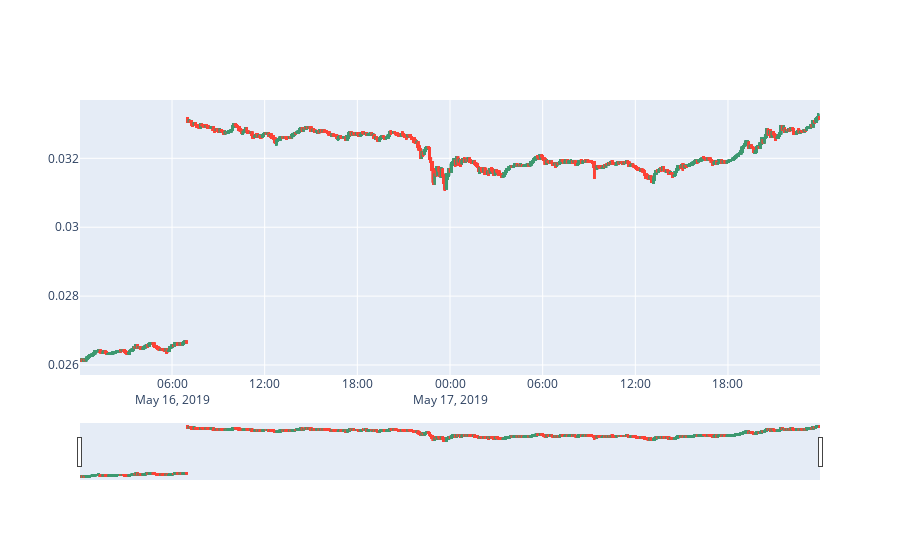

The notebook cell saved with this chart:
### Code cell
# I'm guessing the reason there are large skips sometimes is because 
# the timestamps get desynced. Need to fix that. 
import plotly.graph_objects as go 
fig = go.Figure(data=[go.Candlestick(
                        x=df2.index,
                        open=df2['open'],
                        close=df2['close'],
                        high=df2['high'],
                        low=df2['low'])])
fig.show()

### Figure 1 — Plotly figure (JSON) as saved in the notebook; plotly's stock layout.template omitted (floating-point values rounded to 4 significant figures; data arrays with more than 128 entries replaced by an {"elided": "..."} marker saying what was removed)
{"data": [{"close": {"elided": "10350 float values"}, "high": {"elided": "10350 float values"}, "low": {"elided": "10350 float values"}, "open": {"elided": "10350 float values"}, "type": "candlestick", "x": {"elided": "10350 str values"}}], "layout": {}}
